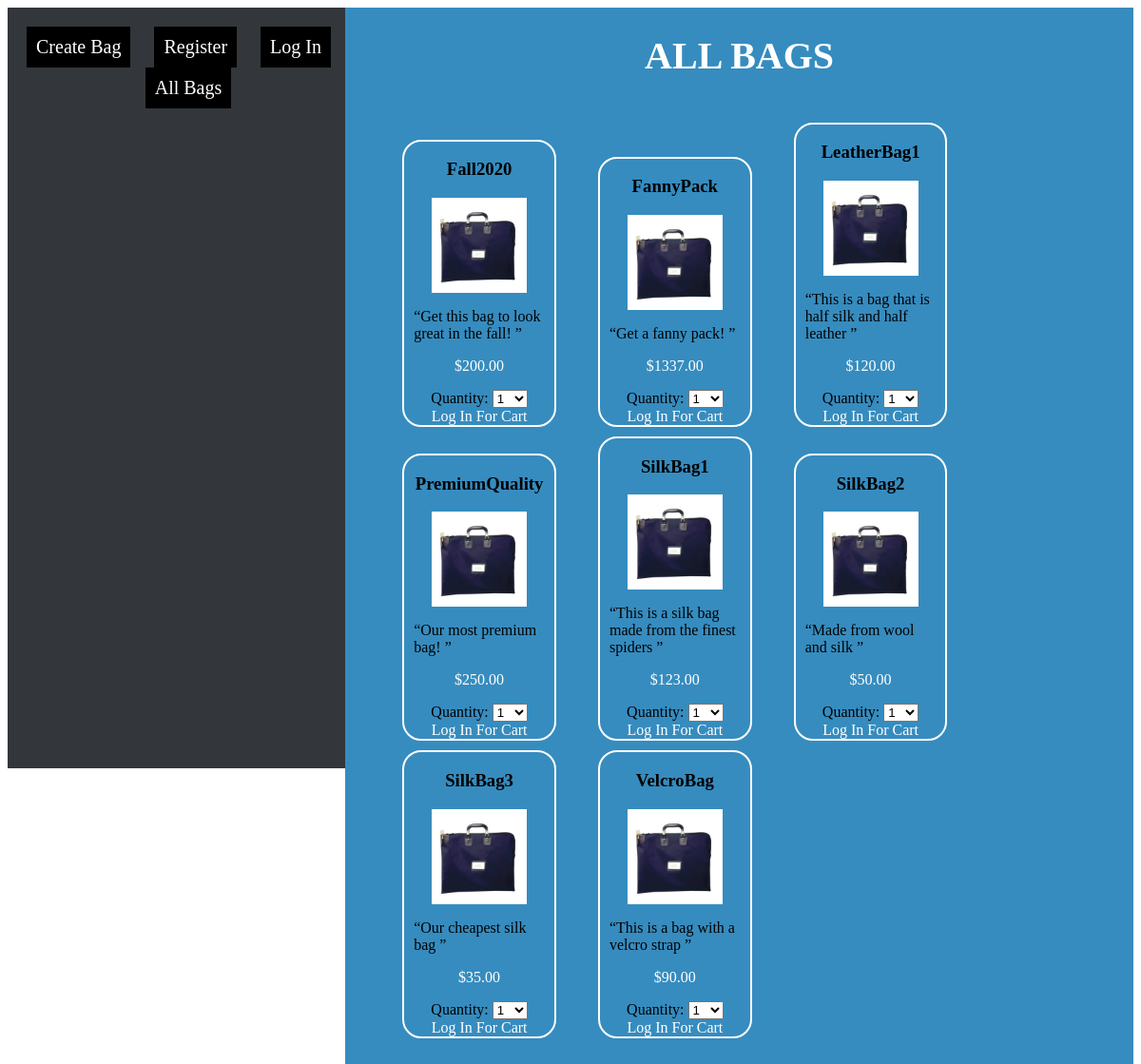
/index.php?action=display_all_bags, run on the app's committed database.
### tables this page shows
CREATE TABLE `bags` (
  `Title` varchar(50) NOT NULL,
  `Description` varchar(200) NOT NULL,
  `Price` decimal(18,2) NOT NULL,
  `FileName` varchar(2500) DEFAULT NULL
);

### model/bagDA.php (called while the page is built, shortened)
<?php
class BagDA {
        public static function get_all_bags() {
            $db = Database::getDB();
            $query = 'SELECT * FROM bags';
            $statement = $db->prepare($query);
            $statement->execute();
            $results = $statement->fetchAll();
            return $results;
        }
    }

### view/displayAllBags.php (the view, shortened to what this page needs)
<!DOCTYPE html>
<html>
<head>
    <link rel="stylesheet" type="text/css" href="view/main.css">
    <link rel="stylesheet" type="text/css" href="https://stackpath.bootstrapcdn.com/font-awesome/4.7.0/css/font-awesome.min.css" />
</head>
<body>
    <main>
        <?php include_once('leftColumn.php'); ?>
        <div class="right-column">
            <h1>All Bags</h1>
            <div class="bag-container">
            <?php
            foreach ($bags as $bag) {
                ?>
            <div class="bag">
                <form action="." method="post">
                        <h3 class="bag-title"><?php echo htmlspecialchars ($bag["Title"]); ?></h3>
                        <img src="<?php echo htmlspecialchars ($bag['FileName']) ?>" alt="bag picture" height="100" width="100" class="bag-picture">
                        <p class="bag-description"><?php echo htmlspecialchars ($bag["Description"]);?> </p>
                        <p class="bag-price">$<?php echo htmlspecialchars($bag["Price"]);?></p>
                        <div class="bag-quantity">
                        <label>Quantity:</label>
                            <select name="itemqty">
                                <?php for($i = 1; $i <= 10; $i++) : ?>
                                    <option value="<?php echo $i; ?>">
                                        <?php echo $i; ?>
                                    </option>
                                <?php endfor; ?>
                            </select>
                        </div>
                        <?php if(isset($user)) : ?>
                        <input class="bag-button" type="submit" value="Add To Cart">
                        <?php elseif(!isset($user)) : ?>
                        <span class="cart-login">Log In For Cart</span>
                        <?php endif ?>
            </form>
            </div>
            <?php } ?>
        </div>
        </div>
    </main>
</body>
</html>

### index.php (shortened to what this page needs)
<?php
    require_once('model/bagDA.php');
    $action = filter_input(INPUT_POST, 'action');
    if ($action == NULL) {
    $action = filter_input(INPUT_GET, 'action');
}
    switch($action) {
        case 'display_all_bags':
            $bags = BagDA::get_all_bags();
            include('view/displayAllBags.php');
            break;
    }
?>

### view/leftColumn.php (shortened to what this page needs)
<!DOCTYPE html>
<html>
    <head>
    </head>
    <body>
        <div class="left-column">
            <?php include_once('nav.php'); ?>
        </div>
    </body>
</html>

### view/nav.php
<nav>
    <ul>
        <li><a href="index.php?action=display_create_bag">Create Bag</a></li>
        <li><a href="index.php?action=display_create_user">Register</a></li>
        <li><a href="index.php?action=display_user_login">Log In</a></li>
        <li><a href="index.php?action=display_all_bags">All Bags</a></li>
    </ul>
</nav>

### view/main.css (style rules this page uses)
.right-column { width: 70%; float: right; min-height: 100vh; height: 100%; position: relative; background-color: #368cbf; }
.left-column { width: 30%; float: left; background-color: #33363b; height: 100vh; position: fixed; }
nav ul { margin: 20px auto; text-align: center; padding-left: 0px; font-size: 20px; color: white; }
nav ul li { display: inline-block; margin-left: 20px; background-color: black; padding: 10px; }
nav ul li:first-of-type { margin-left: 0px; }
nav ul li a { color: white; text-decoration: none; }
.right-column h1 { text-align: center; color: white; text-transform: uppercase; font-size: 40px; }
.bag-container { padding: 20px; height: auto; }
.bag { width: 20%; margin-left: 40px; display: inline-block; border: 2px solid white; border-radius: 20px; margin-bottom: 10px; }
.bag-title { text-align: center; }
.bag-picture { display: block; margin: 0 auto; }
.bag-description { padding-left: 10px; padding-right: 10px; }
.bag-description::after { content: close-quote; }
.bag-description::before { content: open-quote; }
.bag-price { text-align: center; color: white; }
.bag-quantity { text-align: center; }
.cart-login { display: block; text-align: center; margin: 0 auto; color: white; }

### data on the page
bags: Title "Fall2020", FileName (placeholder picture), Description "Get this bag to look great in the fall!", Price "200.00"
bags: Title "FannyPack", FileName (placeholder picture), Description "Get a fanny pack!", Price "1337.00"
bags: Title "LeatherBag1", FileName (placeholder picture), Description "This is a bag that is half silk and half leather", Price "120.00"
bags: Title "PremiumQuality", FileName (placeholder picture), Description "Our most premium bag!", Price "250.00"
bags: Title "SilkBag1", FileName (placeholder picture), Description "This is a silk bag made from the finest spiders", Price "123.00"
bags: Title "SilkBag2", FileName (placeholder picture), Description "Made from wool and silk", Price "50.00"
bags: Title "SilkBag3", FileName (placeholder picture), Description "Our cheapest silk bag", Price "35.00"
bags: Title "VelcroBag", FileName (placeholder picture), Description "This is a bag with a velcro strap", Price "90.00"

### other printed values
form field itemqty "1"
